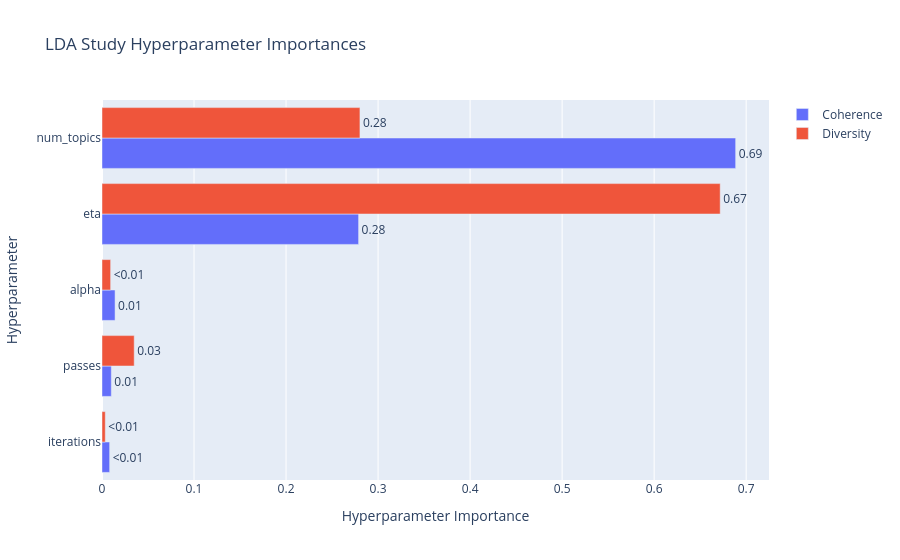
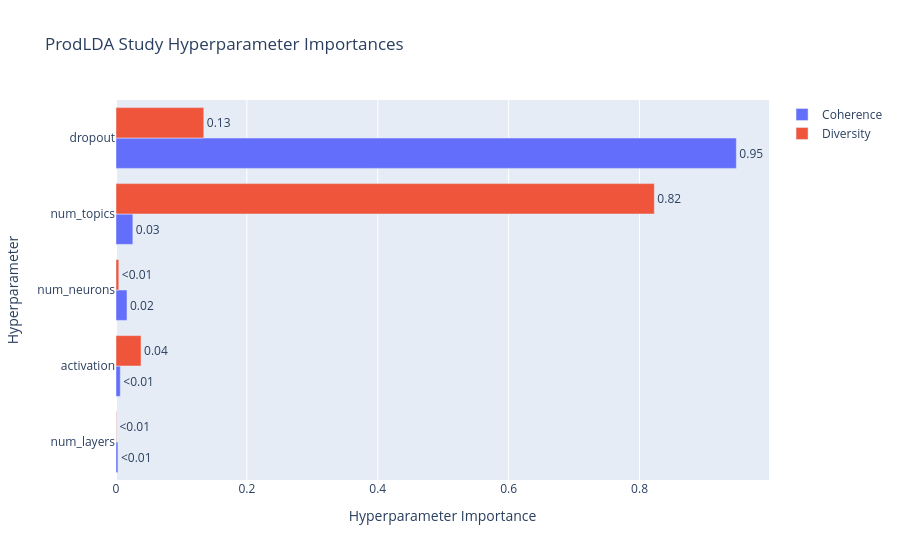
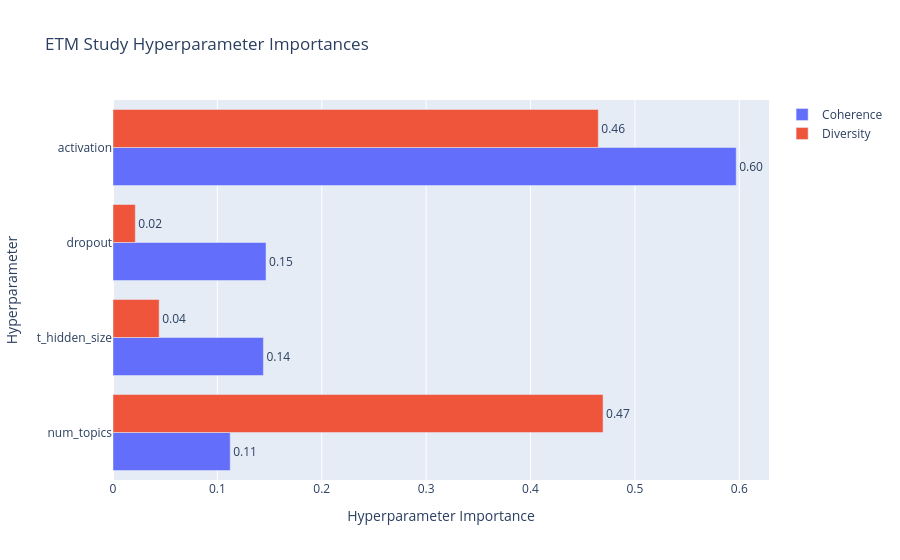
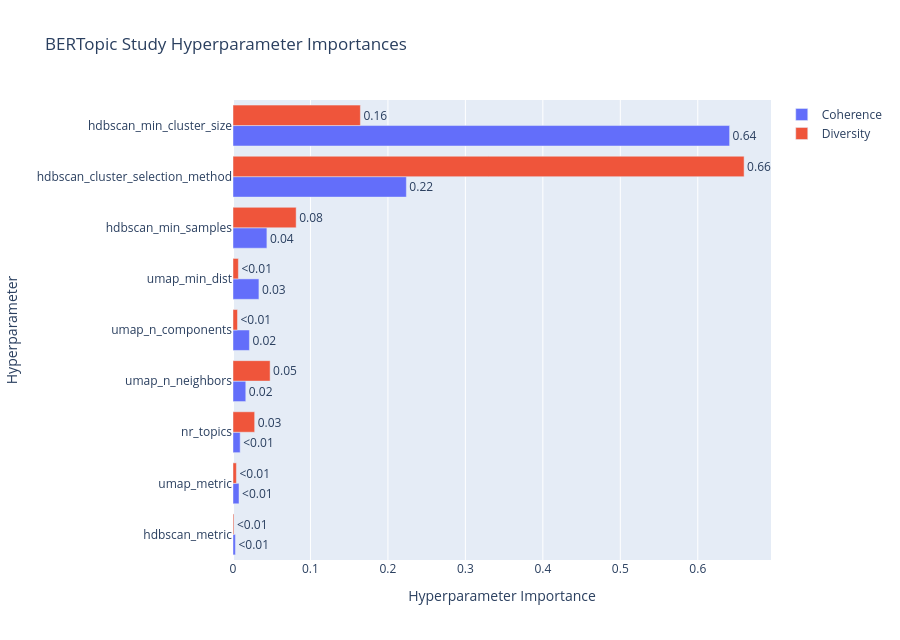

Notebook source saved alongside these figures, in order:
### Markdown cell above
#### Hyperparameter Importances

### Code cell
fig = optuna.visualization.plot_param_importances(LDA_study)
fig.update_layout(title="LDA Study Hyperparameter Importances")
show(fig)

fig = optuna.visualization.plot_param_importances(ProdLDA_study)
fig.update_layout(title="ProdLDA Study Hyperparameter Importances")
show(fig)

fig = optuna.visualization.plot_param_importances(ETM_study)
fig.update_layout(title="ETM Study Hyperparameter Importances")
show(fig)

fig = optuna.visualization.plot_param_importances(BERTopic_study)
fig.update_layout(title="BERTopic Study Hyperparameter Importances", autosize=True, height=640)
show(fig)

### Figure 1 — Plotly figure (JSON) as saved in the notebook; plotly's stock layout.template omitted (floating-point values rounded to 4 significant figures)
{"data": [{"cliponaxis": false, "hovertemplate": ["iterations (IntDistribution): 0.008296721146798433<extra></extra>", "passes (IntDistribution): 0.010114016190279893<extra></extra>", "alpha (FloatDistribution): 0.014193654782235094<extra></extra>", "eta (FloatDistribution): 0.27882753887584355<extra></extra>", "num_topics (IntDistribution): 0.688568069004843<extra></extra>"], "name": "Coherence", "orientation": "h", "text": ["<0.01", "0.01", "0.01", "0.28", "0.69"], "textposition": "outside", "type": "bar", "x": [0.008297, 0.01011, 0.01419, 0.2788, 0.6886], "y": ["iterations", "passes", "alpha", "eta", "num_topics"]}, {"cliponaxis": false, "hovertemplate": ["iterations (IntDistribution): 0.0035536216876646725<extra></extra>", "alpha (FloatDistribution): 0.009382923725974367<extra></extra>", "passes (IntDistribution): 0.03499420188687608<extra></extra>", "num_topics (IntDistribution): 0.2802992950688336<extra></extra>", "eta (FloatDistribution): 0.6717699576306513<extra></extra>"], "name": "Diversity", "orientation": "h", "text": ["<0.01", "<0.01", "0.03", "0.28", "0.67"], "textposition": "outside", "type": "bar", "x": [0.003554, 0.009383, 0.03499, 0.2803, 0.6718], "y": ["iterations", "alpha", "passes", "num_topics", "eta"]}], "layout": {"title": {"text": "LDA Study Hyperparameter Importances"}, "xaxis": {"title": {"text": "Hyperparameter Importance"}}, "yaxis": {"title": {"text": "Hyperparameter"}}}}

### Figure 2 — Plotly figure (JSON) as saved in the notebook; plotly's stock layout.template omitted (floating-point values rounded to 4 significant figures)
{"data": [{"cliponaxis": false, "hovertemplate": ["num_layers (IntDistribution): 0.002926524507487064<extra></extra>", "activation (CategoricalDistribution): 0.006567185597492221<extra></extra>", "num_neurons (CategoricalDistribution): 0.016808818833670854<extra></extra>", "num_topics (IntDistribution): 0.02574865768227454<extra></extra>", "dropout (FloatDistribution): 0.9479488133790753<extra></extra>"], "name": "Coherence", "orientation": "h", "text": ["<0.01", "<0.01", "0.02", "0.03", "0.95"], "textposition": "outside", "type": "bar", "x": [0.002927, 0.006567, 0.01681, 0.02575, 0.9479], "y": ["num_layers", "activation", "num_neurons", "num_topics", "dropout"]}, {"cliponaxis": false, "hovertemplate": ["num_layers (IntDistribution): 0.0006784621002429727<extra></extra>", "num_neurons (CategoricalDistribution): 0.004276323583576089<extra></extra>", "activation (CategoricalDistribution): 0.03826579377914398<extra></extra>", "dropout (FloatDistribution): 0.1341519308775565<extra></extra>", "num_topics (IntDistribution): 0.8226274896594804<extra></extra>"], "name": "Diversity", "orientation": "h", "text": ["<0.01", "<0.01", "0.04", "0.13", "0.82"], "textposition": "outside", "type": "bar", "x": [0.0006785, 0.004276, 0.03827, 0.1342, 0.8226], "y": ["num_layers", "num_neurons", "activation", "dropout", "num_topics"]}], "layout": {"title": {"text": "ProdLDA Study Hyperparameter Importances"}, "xaxis": {"title": {"text": "Hyperparameter Importance"}}, "yaxis": {"title": {"text": "Hyperparameter"}}}}

### Figure 3 — Plotly figure (JSON) as saved in the notebook; plotly's stock layout.template omitted (floating-point values rounded to 4 significant figures)
{"data": [{"cliponaxis": false, "hovertemplate": ["num_topics (IntDistribution): 0.11227632899516096<extra></extra>", "t_hidden_size (CategoricalDistribution): 0.14408282188255023<extra></extra>", "dropout (FloatDistribution): 0.14659764068701125<extra></extra>", "activation (CategoricalDistribution): 0.5970432084352776<extra></extra>"], "name": "Coherence", "orientation": "h", "text": ["0.11", "0.14", "0.15", "0.60"], "textposition": "outside", "type": "bar", "x": [0.1123, 0.1441, 0.1466, 0.597], "y": ["num_topics", "t_hidden_size", "dropout", "activation"]}, {"cliponaxis": false, "hovertemplate": ["dropout (FloatDistribution): 0.02135786635330028<extra></extra>", "t_hidden_size (CategoricalDistribution): 0.044223722526056546<extra></extra>", "activation (CategoricalDistribution): 0.4649219071256106<extra></extra>", "num_topics (IntDistribution): 0.4694965039950325<extra></extra>"], "name": "Diversity", "orientation": "h", "text": ["0.02", "0.04", "0.46", "0.47"], "textposition": "outside", "type": "bar", "x": [0.02136, 0.04422, 0.4649, 0.4695], "y": ["dropout", "t_hidden_size", "activation", "num_topics"]}], "layout": {"title": {"text": "ETM Study Hyperparameter Importances"}, "xaxis": {"title": {"text": "Hyperparameter Importance"}}, "yaxis": {"title": {"text": "Hyperparameter"}}}}

### Figure 4 — Plotly figure (JSON) as saved in the notebook; plotly's stock layout.template omitted (floating-point values rounded to 4 significant figures)
{"data": [{"cliponaxis": false, "hovertemplate": ["hdbscan_metric (CategoricalDistribution): 0.003127072055906031<extra></extra>", "umap_metric (CategoricalDistribution): 0.0077788590738395<extra></extra>", "nr_topics (IntDistribution): 0.009261503796897198<extra></extra>", "umap_n_neighbors (IntDistribution): 0.016504687864100556<extra></extra>", "umap_n_components (IntDistribution): 0.021180298479779768<extra></extra>", "umap_min_dist (FloatDistribution): 0.03347200308161835<extra></extra>", "hdbscan_min_samples (IntDistribution): 0.043759169875235676<extra></extra>", "hdbscan_cluster_selection_method (CategoricalDistribution): 0.2238150720550517<extra></extra>", "hdbscan_min_cluster_size (IntDistribution): 0.6411013337175713<extra></extra>"], "name": "Coherence", "orientation": "h", "text": ["<0.01", "<0.01", "<0.01", "0.02", "0.02", "0.03", "0.04", "0.22", "0.64"], "textposition": "outside", "type": "bar", "x": [0.003127, 0.007779, 0.009262, 0.0165, 0.02118, 0.03347, 0.04376, 0.2238, 0.6411], "y": ["hdbscan_metric", "umap_metric", "nr_topics", "umap_n_neighbors", "umap_n_components", "umap_min_dist", "hdbscan_min_samples", "hdbscan_cluster_selection_method", "hdbscan_min_cluster_size"]}, {"cliponaxis": false, "hovertemplate": ["hdbscan_metric (CategoricalDistribution): 0.0012007895438165559<extra></extra>", "umap_metric (CategoricalDistribution): 0.004389578412762119<extra></extra>", "umap_n_components (IntDistribution): 0.005798613790404821<extra></extra>", "umap_min_dist (FloatDistribution): 0.006949574425767183<extra></extra>", "nr_topics (IntDistribution): 0.027961891906814362<extra></extra>", "umap_n_neighbors (IntDistribution): 0.04790066613137193<extra></extra>", "hdbscan_min_samples (IntDistribution): 0.08153854478236355<extra></extra>", "hdbscan_min_cluster_size (IntDistribution): 0.16445935663692118<extra></extra>", "hdbscan_cluster_selection_method (CategoricalDistribution): 0.6598009843697783<extra></extra>"], "name": "Diversity", "orientation": "h", "text": ["<0.01", "<0.01", "<0.01", "<0.01", "0.03", "0.05", "0.08", "0.16", "0.66"], "textposition": "outside", "type": "bar", "x": [0.001201, 0.00439, 0.005799, 0.00695, 0.02796, 0.0479, 0.08154, 0.1645, 0.6598], "y": ["hdbscan_metric", "umap_metric", "umap_n_components", "umap_min_dist", "nr_topics", "umap_n_neighbors", "hdbscan_min_samples", "hdbscan_min_cluster_size", "hdbscan_cluster_selection_method"]}], "layout": {"autosize": true, "height": 640, "title": {"text": "BERTopic Study Hyperparameter Importances"}, "xaxis": {"title": {"text": "Hyperparameter Importance"}}, "yaxis": {"title": {"text": "Hyperparameter"}}}}
